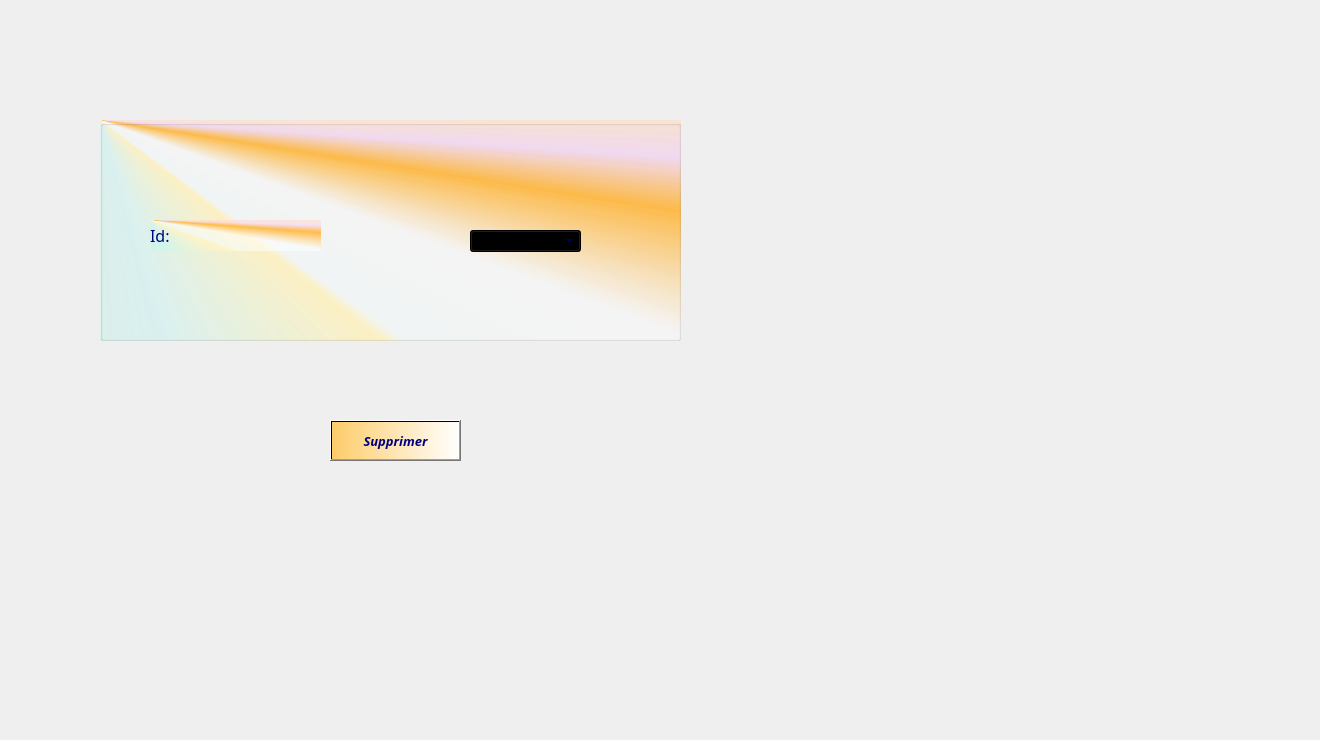
     <widget class="QWidget" name="tab_26">
      <attribute name="title">
       <string>Supprimer</string>
      </attribute>
      <widget class="QGroupBox" name="groupBox_suppCa_4">
       <property name="geometry">
        <rect>
         <x>100</x>
         <y>120</y>
         <width>581</width>
         <height>221</height>
        </rect>
       </property>
       <property name="font">
        <font>
         <family>Lucida Calligraphy</family>
         <pointsize>16</pointsize>
         <weight>50</weight>
         <bold>false</bold>
        </font>
       </property>
       <property name="cursor">
        <cursorShape>ArrowCursor</cursorShape>
       </property>
       <property name="acceptDrops">
        <bool>false</bool>
       </property>
       <property name="layoutDirection">
        <enum>Qt::LeftToRight</enum>
       </property>
       <property name="autoFillBackground">
        <bool>false</bool>
       </property>
       <property name="styleSheet">
        <string notr="true">color:rgb(0, 0, 127);

background-color: qconicalgradient(cx:0, cy:0, angle:135, stop:0 rgba(255, 192, 86, 255), stop:0.39196 rgba(170, 255, 255, 69), stop:0.447236 rgba(255, 243, 198, 255), stop:0.452261 rgba(249, 255, 255, 131), stop:0.502513 rgba(255, 255, 255, 130), stop:0.562814 rgba(255, 188, 75, 255), stop:0.59799 rgba(255, 170, 255, 69), stop:0.648241 rgba(255, 235, 182, 255));</string>
       </property>
       <property name="title">
        <string/>
       </property>
       <widget class="QLabel" name="label_62">
        <property name="geometry">
         <rect>
          <x>168</x>
          <y>318</y>
          <width>2101</width>
          <height>2211</height>
         </rect>
        </property>
        <property name="text">
         <string/>
        </property>
        <property name="pixmap">
         <pixmap>../../../../Users/youta/Documents/Clients_cadeaux/macaron.jpg</pixmap>
        </property>
       </widget>
       <widget class="QComboBox" name="comboBox_6">
        <property name="geometry">
         <rect>
          <x>370</x>
          <y>110</y>
          <width>111</width>
          <height>22</height>
         </rect>
        </property>
       </widget>
       <widget class="QLabel" name="label_categ_ajout_7">
        <property name="geometry">
         <rect>
          <x>50</x>
          <y>100</y>
          <width>171</width>
          <height>31</height>
         </rect>
        </property>
        <property name="font">
         <font>
          <family>Lucida Calligraphy</family>
          <pointsize>12</pointsize>
         </font>
        </property>
        <property name="styleSheet">
         <string notr="true">color: rgb(0, 0, 127);</string>
        </property>
        <property name="text">
         <string>Id:</string>
        </property>
       </widget>
      </widget>
      <widget class="QPushButton" name="pushButton_suppCa_3">
       <property name="geometry">
        <rect>
         <x>330</x>
         <y>420</y>
         <width>131</width>
         <height>41</height>
        </rect>
       </property>
       <property name="font">
        <font>
         <family>Lucida Calligraphy</family>
         <pointsize>10</pointsize>
         <weight>75</weight>
         <italic>true</italic>
         <bold>true</bold>
         <underline>false</underline>
         <strikeout>false</strikeout>
        </font>
       </property>
       <property name="styleSheet">
        <string notr="true">background-color: qlineargradient(spread:pad, x1:0, y1:0, x2:1, y2:0, stop:0 rgba(253, 204, 106, 255), stop:1 rgba(255, 255, 255, 255));
color: rgb(0, 0, 127);
</string>
       </property>
       <property name="text">
        <string>Supprimer</string>
       </property>
       <property name="icon">
        <iconset>
         <normaloff>../../../../../../../../../../images_projets/Annotation2 2021-03-19 161019.png</normaloff>../../../../../../../../../../images_projets/Annotation2 2021-03-19 161019.png</iconset>
       </property>
       <property name="iconSize">
        <size>
         <width>30</width>
         <height>50</height>
        </size>
       </property>
       <property name="checkable">
        <bool>false</bool>
       </property>
       <property name="autoRepeatDelay">
        <number>303</number>
       </property>
      </widget>
      <widget class="QLabel" name="label_41">
       <property name="geometry">
        <rect>
         <x>-310</x>
         <y>0</y>
         <width>1311</width>
         <height>731</height>
        </rect>
       </property>
       <property name="text">
        <string/>
       </property>
       <property name="pixmap">
        <pixmap>../../../../../../../../../../images_projets/macarons-4818704_1920.jpg</pixmap>
       </property>
      </widget>
      <zorder>label_41</zorder>
      <zorder>groupBox_suppCa_4</zorder>
      <zorder>pushButton_suppCa_3</zorder>
     </widget>
